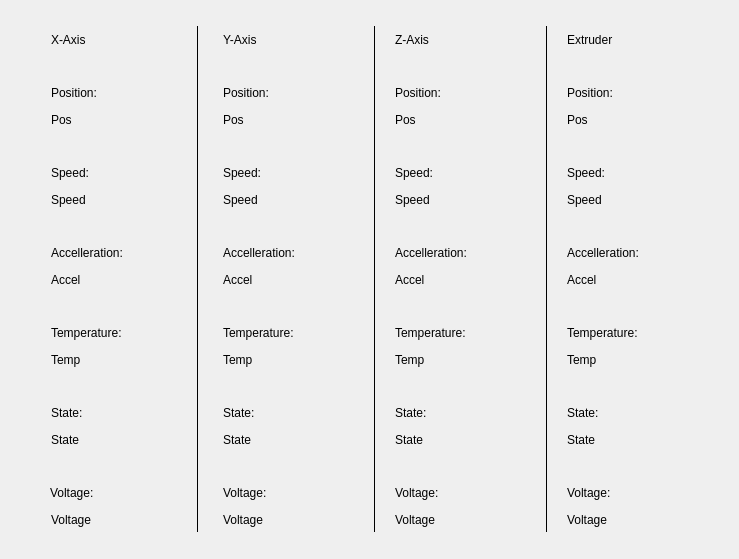
<?xml version="1.0" encoding="UTF-8"?>
<ui version="4.0">
 <class>InfoMotorScreen</class>
 <widget class="QWidget" name="InfoMotorScreen">
  <property name="geometry">
   <rect>
    <x>0</x>
    <y>0</y>
    <width>739</width>
    <height>559</height>
   </rect>
  </property>
  <property name="windowTitle">
   <string>Form</string>
  </property>
  <widget class="QLabel" name="xAxisLabel">
   <property name="geometry">
    <rect>
     <x>51</x>
     <y>26</y>
     <width>121</width>
     <height>27</height>
    </rect>
   </property>
   <property name="styleSheet">
    <string notr="true">QLabel{

	color: #000000;
}</string>
   </property>
   <property name="text">
    <string>X-Axis</string>
   </property>
   <property name="alignment">
    <set>Qt::AlignLeading|Qt::AlignLeft|Qt::AlignVCenter</set>
   </property>
  </widget>
  <widget class="QLabel" name="xAxisPositionLabel">
   <property name="geometry">
    <rect>
     <x>51</x>
     <y>79</y>
     <width>121</width>
     <height>27</height>
    </rect>
   </property>
   <property name="styleSheet">
    <string notr="true">QLabel{

	color: #000000;
}</string>
   </property>
   <property name="text">
    <string>Position:</string>
   </property>
   <property name="alignment">
    <set>Qt::AlignLeading|Qt::AlignLeft|Qt::AlignVCenter</set>
   </property>
  </widget>
  <widget class="QLabel" name="xAxisPositionValueLabel">
   <property name="geometry">
    <rect>
     <x>51</x>
     <y>106</y>
     <width>121</width>
     <height>27</height>
    </rect>
   </property>
   <property name="styleSheet">
    <string notr="true">QLabel{

	color: #000000;
}</string>
   </property>
   <property name="text">
    <string>Pos</string>
   </property>
   <property name="alignment">
    <set>Qt::AlignLeading|Qt::AlignLeft|Qt::AlignVCenter</set>
   </property>
  </widget>
  <widget class="QLabel" name="xAxisSpeedLabel">
   <property name="geometry">
    <rect>
     <x>51</x>
     <y>159</y>
     <width>121</width>
     <height>27</height>
    </rect>
   </property>
   <property name="styleSheet">
    <string notr="true">QLabel{

	color: #000000;
}</string>
   </property>
   <property name="text">
    <string>Speed:</string>
   </property>
   <property name="alignment">
    <set>Qt::AlignLeading|Qt::AlignLeft|Qt::AlignVCenter</set>
   </property>
  </widget>
  <widget class="QLabel" name="xAxisSpeedValueLabel">
   <property name="geometry">
    <rect>
     <x>51</x>
     <y>186</y>
     <width>121</width>
     <height>27</height>
    </rect>
   </property>
   <property name="styleSheet">
    <string notr="true">QLabel{

	color: #000000;
}</string>
   </property>
   <property name="text">
    <string>Speed</string>
   </property>
   <property name="alignment">
    <set>Qt::AlignLeading|Qt::AlignLeft|Qt::AlignVCenter</set>
   </property>
  </widget>
  <widget class="QLabel" name="xAxisAccelerationLabel">
   <property name="geometry">
    <rect>
     <x>51</x>
     <y>239</y>
     <width>121</width>
     <height>27</height>
    </rect>
   </property>
   <property name="styleSheet">
    <string notr="true">QLabel{

	color: #000000;
}</string>
   </property>
   <property name="text">
    <string>Accelleration:</string>
   </property>
   <property name="alignment">
    <set>Qt::AlignLeading|Qt::AlignLeft|Qt::AlignVCenter</set>
   </property>
  </widget>
  <widget class="QLabel" name="xAxisAccelerationValueLabel">
   <property name="geometry">
    <rect>
     <x>51</x>
     <y>266</y>
     <width>121</width>
     <height>27</height>
    </rect>
   </property>
   <property name="styleSheet">
    <string notr="true">QLabel{

	color: #000000;
}</string>
   </property>
   <property name="text">
    <string>Accel</string>
   </property>
   <property name="alignment">
    <set>Qt::AlignLeading|Qt::AlignLeft|Qt::AlignVCenter</set>
   </property>
  </widget>
  <widget class="QLabel" name="xAxisTemperatureLabel">
   <property name="geometry">
    <rect>
     <x>51</x>
     <y>319</y>
     <width>121</width>
     <height>27</height>
    </rect>
   </property>
   <property name="styleSheet">
    <string notr="true">QLabel{

	color: #000000;
}</string>
   </property>
   <property name="text">
    <string>Temperature:</string>
   </property>
   <property name="alignment">
    <set>Qt::AlignLeading|Qt::AlignLeft|Qt::AlignVCenter</set>
   </property>
  </widget>
  <widget class="QLabel" name="xAxisTemperatureValueLabel">
   <property name="geometry">
    <rect>
     <x>51</x>
     <y>346</y>
     <width>121</width>
     <height>27</height>
    </rect>
   </property>
   <property name="styleSheet">
    <string notr="true">QLabel{

	color: #000000;
}</string>
   </property>
   <property name="text">
    <string>Temp</string>
   </property>
   <property name="alignment">
    <set>Qt::AlignLeading|Qt::AlignLeft|Qt::AlignVCenter</set>
   </property>
  </widget>
  <widget class="QLabel" name="xAxisStateLabel">
   <property name="geometry">
    <rect>
     <x>51</x>
     <y>399</y>
     <width>121</width>
     <height>27</height>
    </rect>
   </property>
   <property name="styleSheet">
    <string notr="true">QLabel{

	color: #000000;
}</string>
   </property>
   <property name="text">
    <string>State:</string>
   </property>
   <property name="alignment">
    <set>Qt::AlignLeading|Qt::AlignLeft|Qt::AlignVCenter</set>
   </property>
  </widget>
  <widget class="QLabel" name="xAxisStateValueLabel">
   <property name="geometry">
    <rect>
     <x>51</x>
     <y>426</y>
     <width>121</width>
     <height>27</height>
    </rect>
   </property>
   <property name="styleSheet">
    <string notr="true">QLabel{

	color: #000000;
}</string>
   </property>
   <property name="text">
    <string>State</string>
   </property>
   <property name="alignment">
    <set>Qt::AlignLeading|Qt::AlignLeft|Qt::AlignVCenter</set>
   </property>
  </widget>
  <widget class="QLabel" name="xAxisVoltageLabel">
   <property name="geometry">
    <rect>
     <x>50</x>
     <y>479</y>
     <width>121</width>
     <height>27</height>
    </rect>
   </property>
   <property name="styleSheet">
    <string notr="true">QLabel{

	color: #000000;
}</string>
   </property>
   <property name="text">
    <string>Voltage:</string>
   </property>
   <property name="alignment">
    <set>Qt::AlignLeading|Qt::AlignLeft|Qt::AlignVCenter</set>
   </property>
  </widget>
  <widget class="QLabel" name="xAxisVoltageValueLabel">
   <property name="geometry">
    <rect>
     <x>51</x>
     <y>506</y>
     <width>121</width>
     <height>27</height>
    </rect>
   </property>
   <property name="styleSheet">
    <string notr="true">QLabel{

	color: #000000;
}</string>
   </property>
   <property name="text">
    <string>Voltage</string>
   </property>
   <property name="alignment">
    <set>Qt::AlignLeading|Qt::AlignLeft|Qt::AlignVCenter</set>
   </property>
  </widget>
  <widget class="QLabel" name="yAxisSpeedLabel">
   <property name="geometry">
    <rect>
     <x>223</x>
     <y>159</y>
     <width>121</width>
     <height>27</height>
    </rect>
   </property>
   <property name="styleSheet">
    <string notr="true">QLabel{

	color: #000000;
}</string>
   </property>
   <property name="text">
    <string>Speed:</string>
   </property>
   <property name="alignment">
    <set>Qt::AlignLeading|Qt::AlignLeft|Qt::AlignVCenter</set>
   </property>
  </widget>
  <widget class="QLabel" name="yAxisPositionValueLabel">
   <property name="geometry">
    <rect>
     <x>223</x>
     <y>106</y>
     <width>121</width>
     <height>27</height>
    </rect>
   </property>
   <property name="styleSheet">
    <string notr="true">QLabel{

	color: #000000;
}</string>
   </property>
   <property name="text">
    <string>Pos</string>
   </property>
   <property name="alignment">
    <set>Qt::AlignLeading|Qt::AlignLeft|Qt::AlignVCenter</set>
   </property>
  </widget>
  <widget class="QLabel" name="yAxisPositionLabel">
   <property name="geometry">
    <rect>
     <x>223</x>
     <y>79</y>
     <width>121</width>
     <height>27</height>
    </rect>
   </property>
   <property name="styleSheet">
    <string notr="true">QLabel{

	color: #000000;
}</string>
   </property>
   <property name="text">
    <string>Position:</string>
   </property>
   <property name="alignment">
    <set>Qt::AlignLeading|Qt::AlignLeft|Qt::AlignVCenter</set>
   </property>
  </widget>
  <widget class="QLabel" name="yAxisAccelerationValueLabel">
   <property name="geometry">
    <rect>
     <x>223</x>
     <y>266</y>
     <width>121</width>
     <height>27</height>
    </rect>
   </property>
   <property name="styleSheet">
    <string notr="true">QLabel{

	color: #000000;
}</string>
   </property>
   <property name="text">
    <string>Accel</string>
   </property>
   <property name="alignment">
    <set>Qt::AlignLeading|Qt::AlignLeft|Qt::AlignVCenter</set>
   </property>
  </widget>
  <widget class="QLabel" name="yAxisStateValueLabel">
   <property name="geometry">
    <rect>
     <x>223</x>
     <y>426</y>
     <width>121</width>
     <height>27</height>
    </rect>
   </property>
   <property name="styleSheet">
    <string notr="true">QLabel{

	color: #000000;
}</string>
   </property>
   <property name="text">
    <string>State</string>
   </property>
   <property name="alignment">
    <set>Qt::AlignLeading|Qt::AlignLeft|Qt::AlignVCenter</set>
   </property>
  </widget>
  <widget class="QLabel" name="yAxisSpeedValueLabel">
   <property name="geometry">
    <rect>
     <x>223</x>
     <y>186</y>
     <width>121</width>
     <height>27</height>
    </rect>
   </property>
   <property name="styleSheet">
    <string notr="true">QLabel{

	color: #000000;
}</string>
   </property>
   <property name="text">
    <string>Speed</string>
   </property>
   <property name="alignment">
    <set>Qt::AlignLeading|Qt::AlignLeft|Qt::AlignVCenter</set>
   </property>
  </widget>
  <widget class="QLabel" name="yAxisStateLabel">
   <property name="geometry">
    <rect>
     <x>223</x>
     <y>399</y>
     <width>121</width>
     <height>27</height>
    </rect>
   </property>
   <property name="styleSheet">
    <string notr="true">QLabel{

	color: #000000;
}</string>
   </property>
   <property name="text">
    <string>State:</string>
   </property>
   <property name="alignment">
    <set>Qt::AlignLeading|Qt::AlignLeft|Qt::AlignVCenter</set>
   </property>
  </widget>
  <widget class="QLabel" name="yAxisVoltageLabel">
   <property name="geometry">
    <rect>
     <x>223</x>
     <y>479</y>
     <width>121</width>
     <height>27</height>
    </rect>
   </property>
   <property name="styleSheet">
    <string notr="true">QLabel{

	color: #000000;
}</string>
   </property>
   <property name="text">
    <string>Voltage:</string>
   </property>
   <property name="alignment">
    <set>Qt::AlignLeading|Qt::AlignLeft|Qt::AlignVCenter</set>
   </property>
  </widget>
  <widget class="QLabel" name="yAxisAccelerationLabel">
   <property name="geometry">
    <rect>
     <x>223</x>
     <y>239</y>
     <width>121</width>
     <height>27</height>
    </rect>
   </property>
   <property name="styleSheet">
    <string notr="true">QLabel{

	color: #000000;
}</string>
   </property>
   <property name="text">
    <string>Accelleration:</string>
   </property>
   <property name="alignment">
    <set>Qt::AlignLeading|Qt::AlignLeft|Qt::AlignVCenter</set>
   </property>
  </widget>
  <widget class="QLabel" name="yAxisTemperatureValueLabel">
   <property name="geometry">
    <rect>
     <x>223</x>
     <y>346</y>
     <width>121</width>
     <height>27</height>
    </rect>
   </property>
   <property name="styleSheet">
    <string notr="true">QLabel{

	color: #000000;
}</string>
   </property>
   <property name="text">
    <string>Temp</string>
   </property>
   <property name="alignment">
    <set>Qt::AlignLeading|Qt::AlignLeft|Qt::AlignVCenter</set>
   </property>
  </widget>
  <widget class="QLabel" name="yAxisLabel">
   <property name="geometry">
    <rect>
     <x>223</x>
     <y>26</y>
     <width>121</width>
     <height>27</height>
    </rect>
   </property>
   <property name="styleSheet">
    <string notr="true">QLabel{

	color: #000000;
}</string>
   </property>
   <property name="text">
    <string>Y-Axis</string>
   </property>
   <property name="alignment">
    <set>Qt::AlignLeading|Qt::AlignLeft|Qt::AlignVCenter</set>
   </property>
  </widget>
  <widget class="QLabel" name="yAxisVoltageValueLabel">
   <property name="geometry">
    <rect>
     <x>223</x>
     <y>506</y>
     <width>121</width>
     <height>27</height>
    </rect>
   </property>
   <property name="styleSheet">
    <string notr="true">QLabel{

	color: #000000;
}</string>
   </property>
   <property name="text">
    <string>Voltage</string>
   </property>
   <property name="alignment">
    <set>Qt::AlignLeading|Qt::AlignLeft|Qt::AlignVCenter</set>
   </property>
  </widget>
  <widget class="QLabel" name="yAxisTemperatureLabel">
   <property name="geometry">
    <rect>
     <x>223</x>
     <y>319</y>
     <width>121</width>
     <height>27</height>
    </rect>
   </property>
   <property name="styleSheet">
    <string notr="true">QLabel{

	color: #000000;
}</string>
   </property>
   <property name="text">
    <string>Temperature:</string>
   </property>
   <property name="alignment">
    <set>Qt::AlignLeading|Qt::AlignLeft|Qt::AlignVCenter</set>
   </property>
  </widget>
  <widget class="QLabel" name="zAxisAccelerationLabel">
   <property name="geometry">
    <rect>
     <x>395</x>
     <y>239</y>
     <width>121</width>
     <height>27</height>
    </rect>
   </property>
   <property name="styleSheet">
    <string notr="true">QLabel{

	color: #000000;
}</string>
   </property>
   <property name="text">
    <string>Accelleration:</string>
   </property>
   <property name="alignment">
    <set>Qt::AlignLeading|Qt::AlignLeft|Qt::AlignVCenter</set>
   </property>
  </widget>
  <widget class="QLabel" name="zAxisLabel">
   <property name="geometry">
    <rect>
     <x>395</x>
     <y>26</y>
     <width>121</width>
     <height>27</height>
    </rect>
   </property>
   <property name="styleSheet">
    <string notr="true">QLabel{

	color: #000000;
}</string>
   </property>
   <property name="text">
    <string>Z-Axis</string>
   </property>
   <property name="alignment">
    <set>Qt::AlignLeading|Qt::AlignLeft|Qt::AlignVCenter</set>
   </property>
  </widget>
  <widget class="QLabel" name="zAxisPositionValueLabel">
   <property name="geometry">
    <rect>
     <x>395</x>
     <y>106</y>
     <width>121</width>
     <height>27</height>
    </rect>
   </property>
   <property name="styleSheet">
    <string notr="true">QLabel{

	color: #000000;
}</string>
   </property>
   <property name="text">
    <string>Pos</string>
   </property>
   <property name="alignment">
    <set>Qt::AlignLeading|Qt::AlignLeft|Qt::AlignVCenter</set>
   </property>
  </widget>
  <widget class="QLabel" name="zAxisSpeedValueLabel">
   <property name="geometry">
    <rect>
     <x>395</x>
     <y>186</y>
     <width>121</width>
     <height>27</height>
    </rect>
   </property>
   <property name="styleSheet">
    <string notr="true">QLabel{

	color: #000000;
}</string>
   </property>
   <property name="text">
    <string>Speed</string>
   </property>
   <property name="alignment">
    <set>Qt::AlignLeading|Qt::AlignLeft|Qt::AlignVCenter</set>
   </property>
  </widget>
  <widget class="QLabel" name="zAxisTemperatureLabel">
   <property name="geometry">
    <rect>
     <x>395</x>
     <y>319</y>
     <width>121</width>
     <height>27</height>
    </rect>
   </property>
   <property name="styleSheet">
    <string notr="true">QLabel{

	color: #000000;
}</string>
   </property>
   <property name="text">
    <string>Temperature:</string>
   </property>
   <property name="alignment">
    <set>Qt::AlignLeading|Qt::AlignLeft|Qt::AlignVCenter</set>
   </property>
  </widget>
  <widget class="QLabel" name="zAxisVoltageValueLabel">
   <property name="geometry">
    <rect>
     <x>395</x>
     <y>506</y>
     <width>121</width>
     <height>27</height>
    </rect>
   </property>
   <property name="styleSheet">
    <string notr="true">QLabel{

	color: #000000;
}</string>
   </property>
   <property name="text">
    <string>Voltage</string>
   </property>
   <property name="alignment">
    <set>Qt::AlignLeading|Qt::AlignLeft|Qt::AlignVCenter</set>
   </property>
  </widget>
  <widget class="QLabel" name="zAxisAccelerationValueLabel">
   <property name="geometry">
    <rect>
     <x>395</x>
     <y>266</y>
     <width>121</width>
     <height>27</height>
    </rect>
   </property>
   <property name="styleSheet">
    <string notr="true">QLabel{

	color: #000000;
}</string>
   </property>
   <property name="text">
    <string>Accel</string>
   </property>
   <property name="alignment">
    <set>Qt::AlignLeading|Qt::AlignLeft|Qt::AlignVCenter</set>
   </property>
  </widget>
  <widget class="QLabel" name="zAxisVoltageLabel">
   <property name="geometry">
    <rect>
     <x>395</x>
     <y>479</y>
     <width>121</width>
     <height>27</height>
    </rect>
   </property>
   <property name="styleSheet">
    <string notr="true">QLabel{

	color: #000000;
}</string>
   </property>
   <property name="text">
    <string>Voltage:</string>
   </property>
   <property name="alignment">
    <set>Qt::AlignLeading|Qt::AlignLeft|Qt::AlignVCenter</set>
   </property>
  </widget>
  <widget class="QLabel" name="zAxisTemperatureValueLabel">
   <property name="geometry">
    <rect>
     <x>395</x>
     <y>346</y>
     <width>121</width>
     <height>27</height>
    </rect>
   </property>
   <property name="styleSheet">
    <string notr="true">QLabel{

	color: #000000;
}</string>
   </property>
   <property name="text">
    <string>Temp</string>
   </property>
   <property name="alignment">
    <set>Qt::AlignLeading|Qt::AlignLeft|Qt::AlignVCenter</set>
   </property>
  </widget>
  <widget class="QLabel" name="zAxisStateValueLabel">
   <property name="geometry">
    <rect>
     <x>395</x>
     <y>426</y>
     <width>121</width>
     <height>27</height>
    </rect>
   </property>
   <property name="styleSheet">
    <string notr="true">QLabel{

	color: #000000;
}</string>
   </property>
   <property name="text">
    <string>State</string>
   </property>
   <property name="alignment">
    <set>Qt::AlignLeading|Qt::AlignLeft|Qt::AlignVCenter</set>
   </property>
  </widget>
  <widget class="QLabel" name="zAxisSpeedLabel">
   <property name="geometry">
    <rect>
     <x>395</x>
     <y>159</y>
     <width>121</width>
     <height>27</height>
    </rect>
   </property>
   <property name="styleSheet">
    <string notr="true">QLabel{

	color: #000000;
}</string>
   </property>
   <property name="text">
    <string>Speed:</string>
   </property>
   <property name="alignment">
    <set>Qt::AlignLeading|Qt::AlignLeft|Qt::AlignVCenter</set>
   </property>
  </widget>
  <widget class="QLabel" name="zAxisPositionLabel">
   <property name="geometry">
    <rect>
     <x>395</x>
     <y>79</y>
     <width>121</width>
     <height>27</height>
    </rect>
   </property>
   <property name="styleSheet">
    <string notr="true">QLabel{

	color: #000000;
}</string>
   </property>
   <property name="text">
    <string>Position:</string>
   </property>
   <property name="alignment">
    <set>Qt::AlignLeading|Qt::AlignLeft|Qt::AlignVCenter</set>
   </property>
  </widget>
  <widget class="QLabel" name="zAxisStateLabel">
   <property name="geometry">
    <rect>
     <x>395</x>
     <y>399</y>
     <width>121</width>
     <height>27</height>
    </rect>
   </property>
   <property name="styleSheet">
    <string notr="true">QLabel{

	color: #000000;
}</string>
   </property>
   <property name="text">
    <string>State:</string>
   </property>
   <property name="alignment">
    <set>Qt::AlignLeading|Qt::AlignLeft|Qt::AlignVCenter</set>
   </property>
  </widget>
  <widget class="QLabel" name="extruderAccelerationLabel">
   <property name="geometry">
    <rect>
     <x>567</x>
     <y>239</y>
     <width>121</width>
     <height>27</height>
    </rect>
   </property>
   <property name="styleSheet">
    <string notr="true">QLabel{

	color: #000000;
}</string>
   </property>
   <property name="text">
    <string>Accelleration:</string>
   </property>
   <property name="alignment">
    <set>Qt::AlignLeading|Qt::AlignLeft|Qt::AlignVCenter</set>
   </property>
  </widget>
  <widget class="QLabel" name="extruderAccelerationValueLabel">
   <property name="geometry">
    <rect>
     <x>567</x>
     <y>266</y>
     <width>121</width>
     <height>27</height>
    </rect>
   </property>
   <property name="styleSheet">
    <string notr="true">QLabel{

	color: #000000;
}</string>
   </property>
   <property name="text">
    <string>Accel</string>
   </property>
   <property name="alignment">
    <set>Qt::AlignLeading|Qt::AlignLeft|Qt::AlignVCenter</set>
   </property>
  </widget>
  <widget class="QLabel" name="extruderPositionLabel">
   <property name="geometry">
    <rect>
     <x>567</x>
     <y>79</y>
     <width>121</width>
     <height>27</height>
    </rect>
   </property>
   <property name="styleSheet">
    <string notr="true">QLabel{

	color: #000000;
}</string>
   </property>
   <property name="text">
    <string>Position:</string>
   </property>
   <property name="alignment">
    <set>Qt::AlignLeading|Qt::AlignLeft|Qt::AlignVCenter</set>
   </property>
  </widget>
  <widget class="QLabel" name="extruderSpeedValueLabel">
   <property name="geometry">
    <rect>
     <x>567</x>
     <y>186</y>
     <width>121</width>
     <height>27</height>
    </rect>
   </property>
   <property name="styleSheet">
    <string notr="true">QLabel{

	color: #000000;
}</string>
   </property>
   <property name="text">
    <string>Speed</string>
   </property>
   <property name="alignment">
    <set>Qt::AlignLeading|Qt::AlignLeft|Qt::AlignVCenter</set>
   </property>
  </widget>
  <widget class="QLabel" name="extruderSpeedLabel">
   <property name="geometry">
    <rect>
     <x>567</x>
     <y>159</y>
     <width>121</width>
     <height>27</height>
    </rect>
   </property>
   <property name="styleSheet">
    <string notr="true">QLabel{

	color: #000000;
}</string>
   </property>
   <property name="text">
    <string>Speed:</string>
   </property>
   <property name="alignment">
    <set>Qt::AlignLeading|Qt::AlignLeft|Qt::AlignVCenter</set>
   </property>
  </widget>
  <widget class="QLabel" name="extruderVoltageValueLabel">
   <property name="geometry">
    <rect>
     <x>567</x>
     <y>506</y>
     <width>121</width>
     <height>27</height>
    </rect>
   </property>
   <property name="styleSheet">
    <string notr="true">QLabel{

	color: #000000;
}</string>
   </property>
   <property name="text">
    <string>Voltage</string>
   </property>
   <property name="alignment">
    <set>Qt::AlignLeading|Qt::AlignLeft|Qt::AlignVCenter</set>
   </property>
  </widget>
  <widget class="QLabel" name="extruderPositionValueLabel">
   <property name="geometry">
    <rect>
     <x>567</x>
     <y>106</y>
     <width>121</width>
     <height>27</height>
    </rect>
   </property>
   <property name="styleSheet">
    <string notr="true">QLabel{

	color: #000000;
}</string>
   </property>
   <property name="text">
    <string>Pos</string>
   </property>
   <property name="alignment">
    <set>Qt::AlignLeading|Qt::AlignLeft|Qt::AlignVCenter</set>
   </property>
  </widget>
  <widget class="QLabel" name="extruderTemperatureLabel">
   <property name="geometry">
    <rect>
     <x>567</x>
     <y>319</y>
     <width>121</width>
     <height>27</height>
    </rect>
   </property>
   <property name="styleSheet">
    <string notr="true">QLabel{

	color: #000000;
}</string>
   </property>
   <property name="text">
    <string>Temperature:</string>
   </property>
   <property name="alignment">
    <set>Qt::AlignLeading|Qt::AlignLeft|Qt::AlignVCenter</set>
   </property>
  </widget>
  <widget class="QLabel" name="extruderLabel">
   <property name="geometry">
    <rect>
     <x>567</x>
     <y>26</y>
     <width>121</width>
     <height>27</height>
    </rect>
   </property>
   <property name="styleSheet">
    <string notr="true">QLabel{

	color: #000000;
}</string>
   </property>
   <property name="text">
    <string>Extruder</string>
   </property>
   <property name="alignment">
    <set>Qt::AlignLeading|Qt::AlignLeft|Qt::AlignVCenter</set>
   </property>
  </widget>
  <widget class="QLabel" name="extruderStateLabel">
   <property name="geometry">
    <rect>
     <x>567</x>
     <y>399</y>
     <width>121</width>
     <height>27</height>
    </rect>
   </property>
   <property name="styleSheet">
    <string notr="true">QLabel{

	color: #000000;
}</string>
   </property>
   <property name="text">
    <string>State:</string>
   </property>
   <property name="alignment">
    <set>Qt::AlignLeading|Qt::AlignLeft|Qt::AlignVCenter</set>
   </property>
  </widget>
  <widget class="QLabel" name="extruderVoltageLabel">
   <property name="geometry">
    <rect>
     <x>567</x>
     <y>479</y>
     <width>121</width>
     <height>27</height>
    </rect>
   </property>
   <property name="text">
    <string>Voltage:</string>
   </property>
   <property name="alignment">
    <set>Qt::AlignLeading|Qt::AlignLeft|Qt::AlignVCenter</set>
   </property>
  </widget>
  <widget class="QLabel" name="extruderTemperatureValueLabel">
   <property name="geometry">
    <rect>
     <x>567</x>
     <y>346</y>
     <width>121</width>
     <height>27</height>
    </rect>
   </property>
   <property name="styleSheet">
    <string notr="true">QLabel{

	color: #000000;
}</string>
   </property>
   <property name="text">
    <string>Temp</string>
   </property>
   <property name="alignment">
    <set>Qt::AlignLeading|Qt::AlignLeft|Qt::AlignVCenter</set>
   </property>
  </widget>
  <widget class="QLabel" name="extruderStateValueLabel">
   <property name="geometry">
    <rect>
     <x>567</x>
     <y>426</y>
     <width>121</width>
     <height>27</height>
    </rect>
   </property>
   <property name="styleSheet">
    <string notr="true">QLabel{

	color: #000000;
}</string>
   </property>
   <property name="text">
    <string>State</string>
   </property>
   <property name="alignment">
    <set>Qt::AlignLeading|Qt::AlignLeft|Qt::AlignVCenter</set>
   </property>
  </widget>
  <widget class="Line" name="verticalLine1">
   <property name="geometry">
    <rect>
     <x>197</x>
     <y>26</y>
     <width>1</width>
     <height>506</height>
    </rect>
   </property>
   <property name="styleSheet">
    <string notr="true">background-color: #000000</string>
   </property>
   <property name="orientation">
    <enum>Qt::Vertical</enum>
   </property>
  </widget>
  <widget class="Line" name="verticalLine2">
   <property name="geometry">
    <rect>
     <x>374</x>
     <y>26</y>
     <width>1</width>
     <height>506</height>
    </rect>
   </property>
   <property name="styleSheet">
    <string notr="true">background-color: #000000</string>
   </property>
   <property name="orientation">
    <enum>Qt::Vertical</enum>
   </property>
  </widget>
  <widget class="Line" name="verticalLine3">
   <property name="geometry">
    <rect>
     <x>546</x>
     <y>26</y>
     <width>1</width>
     <height>506</height>
    </rect>
   </property>
   <property name="styleSheet">
    <string notr="true">background-color: #000000</string>
   </property>
   <property name="orientation">
    <enum>Qt::Vertical</enum>
   </property>
  </widget>
 </widget>
 <resources/>
 <connections/>
</ui>
